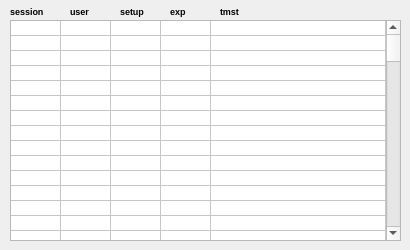
   <widget class="QWidget" name="tab">
    <attribute name="title">
     <string>Sessions</string>
    </attribute>
    <widget class="QTableWidget" name="Sessions">
     <property name="geometry">
      <rect>
       <x>10</x>
       <y>20</y>
       <width>391</width>
       <height>221</height>
      </rect>
     </property>
     <property name="font">
      <font>
       <family>Arial</family>
       <pointsize>7</pointsize>
       <stylestrategy>PreferDefault</stylestrategy>
       <kerning>true</kerning>
      </font>
     </property>
     <property name="verticalScrollMode">
      <enum>QAbstractItemView::ScrollPerItem</enum>
     </property>
     <property name="horizontalScrollMode">
      <enum>QAbstractItemView::ScrollPerItem</enum>
     </property>
     <property name="showGrid">
      <bool>true</bool>
     </property>
     <property name="gridStyle">
      <enum>Qt::SolidLine</enum>
     </property>
     <property name="rowCount">
      <number>100</number>
     </property>
     <property name="columnCount">
      <number>5</number>
     </property>
     <attribute name="horizontalHeaderVisible">
      <bool>false</bool>
     </attribute>
     <attribute name="horizontalHeaderCascadingSectionResizes">
      <bool>true</bool>
     </attribute>
     <attribute name="horizontalHeaderDefaultSectionSize">
      <number>50</number>
     </attribute>
     <attribute name="horizontalHeaderShowSortIndicator" stdset="0">
      <bool>false</bool>
     </attribute>
     <attribute name="horizontalHeaderStretchLastSection">
      <bool>true</bool>
     </attribute>
     <attribute name="verticalHeaderVisible">
      <bool>false</bool>
     </attribute>
     <attribute name="verticalHeaderCascadingSectionResizes">
      <bool>false</bool>
     </attribute>
     <attribute name="verticalHeaderMinimumSectionSize">
      <number>15</number>
     </attribute>
     <attribute name="verticalHeaderDefaultSectionSize">
      <number>15</number>
     </attribute>
     <attribute name="verticalHeaderShowSortIndicator" stdset="0">
      <bool>false</bool>
     </attribute>
     <row/>
     <row/>
     <row/>
     <row/>
     <row/>
     <row/>
     <row/>
     <row/>
     <row/>
     <row/>
     <row/>
     <row/>
     <row/>
     <row/>
     <row/>
     <row/>
     <row/>
     <row/>
     <row/>
     <row/>
     <row/>
     <row/>
     <row/>
     <row/>
     <row/>
     <row/>
     <row/>
     <row/>
     <row/>
     <row/>
     <row/>
     <row/>
     <row/>
     <row/>
     <row/>
     <row/>
     <row/>
     <row/>
     <row/>
     <row/>
     <row/>
     <row/>
     <row/>
     <row/>
     <row/>
     <row/>
     <row/>
     <row/>
     <row/>
     <row/>
     <row/>
     <row/>
     <row/>
     <row/>
     <row/>
     <row/>
     <row/>
     <row/>
     <row/>
     <row/>
     <row/>
     <row/>
     <row/>
     <row/>
     <row/>
     <row/>
     <row/>
     <row/>
     <row/>
     <row/>
     <row/>
     <row/>
     <row/>
     <row/>
     <row/>
     <row/>
     <row/>
     <row/>
     <row/>
     <row/>
     <row/>
     <row/>
     <row/>
     <row/>
     <row/>
     <row/>
     <row/>
     <row/>
     <row/>
     <row/>
     <row/>
     <row/>
     <row/>
     <row/>
     <row/>
     <row/>
     <row/>
     <row/>
     <row/>
     <row/>
     <column/>
     <column/>
     <column/>
     <column/>
     <column/>
    </widget>
    <widget class="QLabel" name="user_label_2">
     <property name="geometry">
      <rect>
       <x>10</x>
       <y>3</y>
       <width>51</width>
       <height>16</height>
      </rect>
     </property>
     <property name="font">
      <font>
       <pointsize>7</pointsize>
       <weight>75</weight>
       <bold>true</bold>
      </font>
     </property>
     <property name="text">
      <string>session</string>
     </property>
    </widget>
    <widget class="QLabel" name="user_label_3">
     <property name="geometry">
      <rect>
       <x>70</x>
       <y>3</y>
       <width>31</width>
       <height>16</height>
      </rect>
     </property>
     <property name="font">
      <font>
       <pointsize>7</pointsize>
       <weight>75</weight>
       <bold>true</bold>
      </font>
     </property>
     <property name="text">
      <string>user</string>
     </property>
    </widget>
    <widget class="QLabel" name="user_label_4">
     <property name="geometry">
      <rect>
       <x>120</x>
       <y>3</y>
       <width>31</width>
       <height>16</height>
      </rect>
     </property>
     <property name="font">
      <font>
       <pointsize>7</pointsize>
       <weight>75</weight>
       <bold>true</bold>
      </font>
     </property>
     <property name="text">
      <string>setup</string>
     </property>
    </widget>
    <widget class="QLabel" name="user_label_5">
     <property name="geometry">
      <rect>
       <x>170</x>
       <y>3</y>
       <width>31</width>
       <height>16</height>
      </rect>
     </property>
     <property name="font">
      <font>
       <pointsize>7</pointsize>
       <weight>75</weight>
       <bold>true</bold>
      </font>
     </property>
     <property name="text">
      <string>exp</string>
     </property>
    </widget>
    <widget class="QLabel" name="user_label_6">
     <property name="geometry">
      <rect>
       <x>220</x>
       <y>3</y>
       <width>31</width>
       <height>16</height>
      </rect>
     </property>
     <property name="font">
      <font>
       <pointsize>7</pointsize>
       <weight>75</weight>
       <bold>true</bold>
      </font>
     </property>
     <property name="text">
      <string>tmst</string>
     </property>
    </widget>
   </widget>
